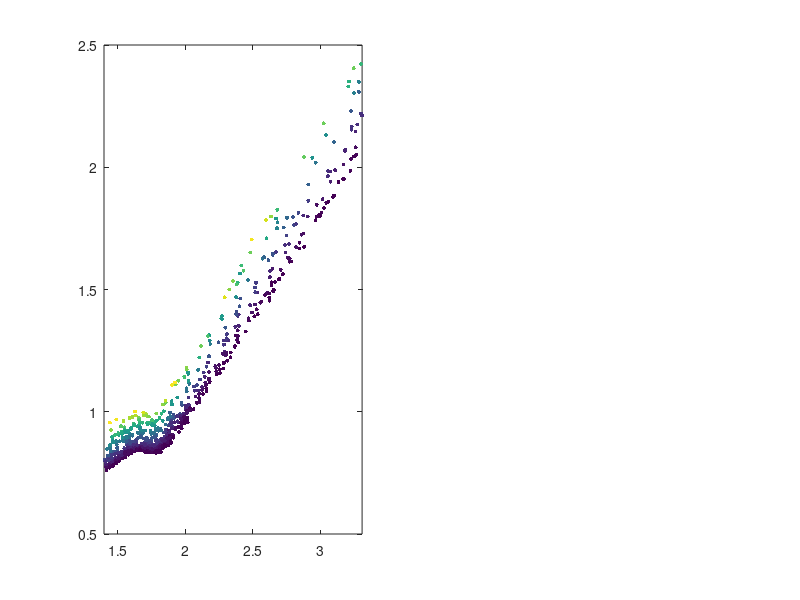

Reproduce this figure in MATLAB. (Note: this script raises an error after producing the figure.)
load('MC_result1.mat');
load('MC_slopeInput.mat');
load('MC_baseSlopeInput.mat');

fig4Results = MC_results;
%excluding cases where autobreak is not reached.
fig4Results(fig4Results(:,4)<=5, 4) = NaN;

figure(4); hold on
subplot(1,2,1);hold on; box on

p = scatter(fig4Results(:,2)./fig4Results(:,5),fig4Results(:,4)...
    ./fig4Results(:,6),8,baseSlopeInput,'filled');
xlim([1.4, max(fig4Results(:,2)./fig4Results(:,5))]);
colormap(parula);
cb = colorbar;
caxis([0.00001, 0.001]);
set(gca,'ColorScale','log')
set(cb,'position',[.2, .44, .03, .3]);
title(cb, {'basin slope'})
cb.Ticks = [0.00001, 0.0001, 0.001];
cb.TickLabels = {'10^{-5}','10^{-4}','10^{-3}'} ;
set(cb, 'YAxisLocation','left')
xlabel('\itL_b/L_a');
ylabel('\itt_{ssa}/T_a');
text(0.1,0.9, 'A', 'FontSize', 8, 'Color', 'k','unit','normalized','VerticalAlignment','bottom','HorizontalAlignment','left');
set(gca,'layer','top','XColor',[0 0 0],'YColor',[0 0 0],'LineWidth',1);

figure(4);hold on
subplot(1,2,2);hold on; box on
Hnormal = fig4Results(:,7);
Hmouth = fig4Results(:,8);
symb = ['*','o','s','^'];

p = plot(Hnormal,Hmouth,'o');
set(p,'color',[.7 .7 .7],'markerfacecolor',[.7 .7 .7],'markersize',3);

depthFit = fit(Hnormal,Hmouth,'poly1');
f(1) = plot(depthFit,'k');
set(f(1),'LineWidth',1);
f(2) = plot([0,20],[0 40],'-.k');

realExampleLabel = {'Trinity','Mississippi','Fly','Yangtze'...
    'Tombigbee','Brazos'};
realExampleX = [2.32, 10.31, 7.63, 12, 6.57, 2.61];
realExampleXmax = [3.93, 10.99, 9.79, 12, 6.90, 2.61];
realExampleXmin = [1.07, 9.10, 4.68, 12, 6.40, 2.61];
realExampleY = [5.67, 21.2, 14.37, 23, 12.54, 5.95];
realExampleYmax = [6.47, 22.93, 18.97, 23, 13.34, 8.75];
realExampleYmin = [4.92, 20.92, 10.43, 23, 11.73, 4.42];

realExampleXLabel = [2, 10.31, 7.63, 12, 6.57, 3.5];
realExampleYLabel = [5, 21.2, 14.37, 23, 12.54, 8.4];

yneg = realExampleY - realExampleYmin;
ypos = realExampleYmax - realExampleY;
xneg = realExampleX - realExampleXmin;
xpos = realExampleXmax - realExampleX;
e = errorbar(realExampleX,realExampleY,yneg,ypos,xneg,xpos,'o',...
    'MarkerSize',6,'MarkerEdgeColor','white','MarkerFaceColor','red','CapSize',0);
e.Color = 'red';
text(realExampleXLabel,realExampleYLabel,realExampleLabel,'VerticalAlignment','top','HorizontalAlignment','left','fontsize',8)

R = corrcoef(Hnormal,Hmouth);
R2 = R(1,2).^2;
caption = sprintf('y = %.3f * x + %.3f\n r^2 = %.3f', depthFit.p1, depthFit.p2,R2);
text(0.5,0.03, caption, 'FontSize', 8, 'Color', 'k','unit','normalized','VerticalAlignment','bottom','HorizontalAlignment','left');

xlabel('normal flow depth {\itHn} (m)');
ylabel('mouth flow depth {\itHm} (m)');
text(0.15,0.9, 'B', 'FontSize', 8, 'Color', 'k','unit','normalized','VerticalAlignment','bottom','HorizontalAlignment','left');

L1 = legend([f(2),f(1),p,e],{'{\itHm/Hn} = 2','model fit','modeled','natural'},'location','best');
legend('boxoff') 
legendPosition = [0.52, 0.675, .3, .1];
set(L1, 'Position', legendPosition)

set(gcf,'position',[100 100 600 250]);
set(gca,'layer','top','XColor',[0 0 0],'YColor',[0 0 0],'LineWidth',1);


